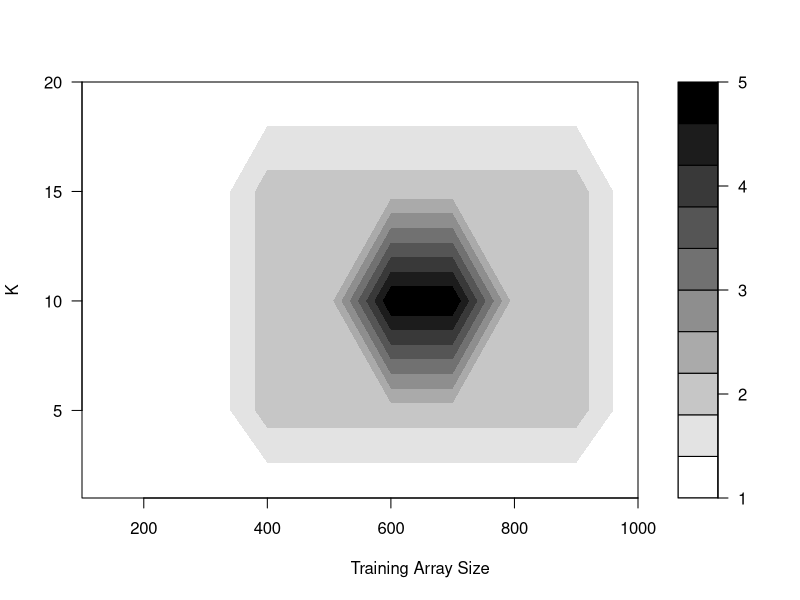

Reproduce this figure in R.
library("gplots") # needs to be installe
# the data
contour_data = array(1,c(10,5))
contour_data[4:9,2:4] = 2
contour_data[6:7,3] = 5

# actual measured points in ascending order
trainingSetSize = c(100,200,300,400,500,600,700,800,900,1000)
k = c(1,5,10,15,20)

# plot the contour plot
# filled.contour(y = k, x = trainingSetSize, contour_data, color.palette = heat.colors)
filled.contour(y = k, x = trainingSetSize, contour_data, col=colorpanel(10, "white", "black"), levels=seq(min(contour_data), max(contour_data), length.out= 11))
title(main = NULL, xlab = "Training Array Size", ylab = "K")
